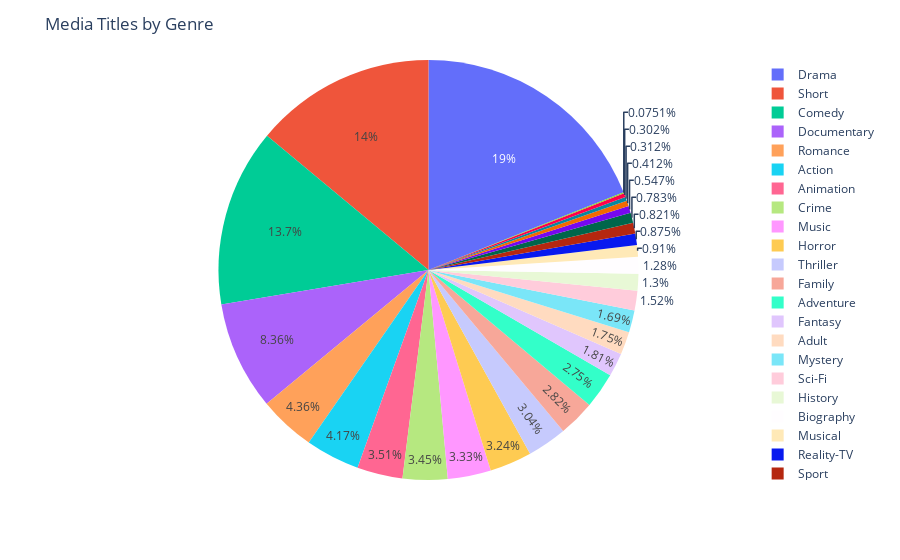

Source (notebook cell):
### Code cell
genre_title_count = {}
for i in genres:
    count = 0
    count = sum([count + 1 for x in media_titles.genres_list if i in x])
    genre_title_count[i] = count
print(genre_title_count)
fig = px.pie(values=genre_title_count.values(), names=genre_title_count.keys())
fig.update_layout(title_text='Media Titles by Genre')

### Figure 1 — Plotly figure (JSON) as saved in the notebook; plotly's stock layout.template omitted (floating-point values rounded to 4 significant figures)
{"data": [{"domain": {"x": [0, 1], "y": [0, 1]}, "hovertemplate": "label=%{label}<br>value=%{value}<extra></extra>", "labels": ["Documentary", "Short", "Animation", "Sport", "Action", "Comedy", "Romance", "Western", "Drama", "Music", "History", "News", "Sci-Fi", "Crime", "Fantasy", "Horror", "Biography", "Family", "War", "Adventure", "Mystery", "Musical", "Adult", "Thriller", "Film-Noir", "Talk-Show", "Game-Show", "Reality-TV"], "legendgroup": "", "name": "", "showlegend": true, "type": "pie", "values": [87121, 145431, 36529, 8551, 43435, 142388, 45378, 5703, 197587, 34647, 13561, 3246, 15795, 35892, 18902, 33805, 13309, 29346, 8152, 28617, 17644, 9480, 18225, 31708, 782, 4291, 3142, 9116]}], "layout": {"legend": {"tracegroupgap": 0}, "margin": {"t": 60}, "title": {"text": "Media Titles by Genre"}}}
